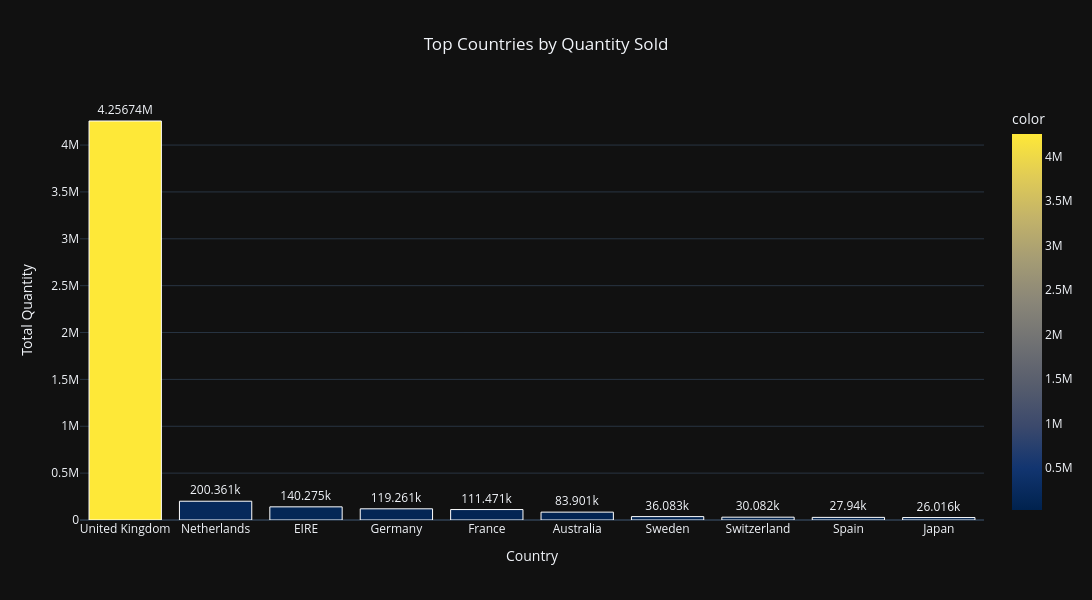

The notebook cell saved with this chart:
### Markdown cell above
# Quantity Sold by Country

### Code cell
country_quantity = df.groupby("Country")["Quantity"].sum().sort_values(ascending=False).head(10)

fig = px.bar(
    x=country_quantity.index,
    y=country_quantity.values,
    color=country_quantity.values,
    title="Top Countries by Quantity Sold",
    color_continuous_scale="Cividis"
)

fig.update_traces(
    texttemplate='%{y}',
    textposition="outside",
    marker_line_width=1, marker_line_color='white'
)

fig.update_layout(
    template="plotly_dark",
    title_x=0.5,
    xaxis_title="Country",
    yaxis_title="Total Quantity",
    height=600,
    width=1110
)

fig.show()

### Figure 1 — Plotly figure (JSON) as saved in the notebook; plotly's stock layout.template omitted (floating-point values rounded to 4 significant figures)
{"data": [{"alignmentgroup": "True", "hovertemplate": "x=%{x}<br>y=%{y}<br>color=%{marker.color}<extra></extra>", "legendgroup": "", "marker": {"color": [4256740, 200361, 140275, 119261, 111471, 83901, 36083, 30082, 27940, 26016], "coloraxis": "coloraxis", "line": {"color": "white", "width": 1}, "pattern": {"shape": ""}}, "name": "", "offsetgroup": "", "orientation": "v", "showlegend": false, "textposition": "outside", "texttemplate": "%{y}", "type": "bar", "x": ["United Kingdom", "Netherlands", "EIRE", "Germany", "France", "Australia", "Sweden", "Switzerland", "Spain", "Japan"], "xaxis": "x", "y": [4256740, 200361, 140275, 119261, 111471, 83901, 36083, 30082, 27940, 26016], "yaxis": "y"}], "layout": {"barmode": "relative", "coloraxis": {"colorbar": {"title": {"text": "color"}}, "colorscale": [[0, "#00224e"], [0.1111, "#123570"], [0.2222, "#3b496c"], [0.3333, "#575d6d"], [0.4444, "#707173"], [0.5556, "#8a8678"], [0.6667, "#a59c74"], [0.7778, "#c3b369"], [0.8889, "#e1cc55"], [1, "#fee838"]]}, "height": 600, "legend": {"tracegroupgap": 0}, "title": {"text": "Top Countries by Quantity Sold", "x": 0.5}, "width": 1110, "xaxis": {"anchor": "y", "autorange": true, "domain": [0, 1], "range": [-0.5, 9.5], "title": {"text": "Country"}, "type": "category"}, "yaxis": {"anchor": "x", "autorange": true, "domain": [0, 1], "range": [0, 4481000.0], "title": {"text": "Total Quantity"}, "type": "linear"}}}
